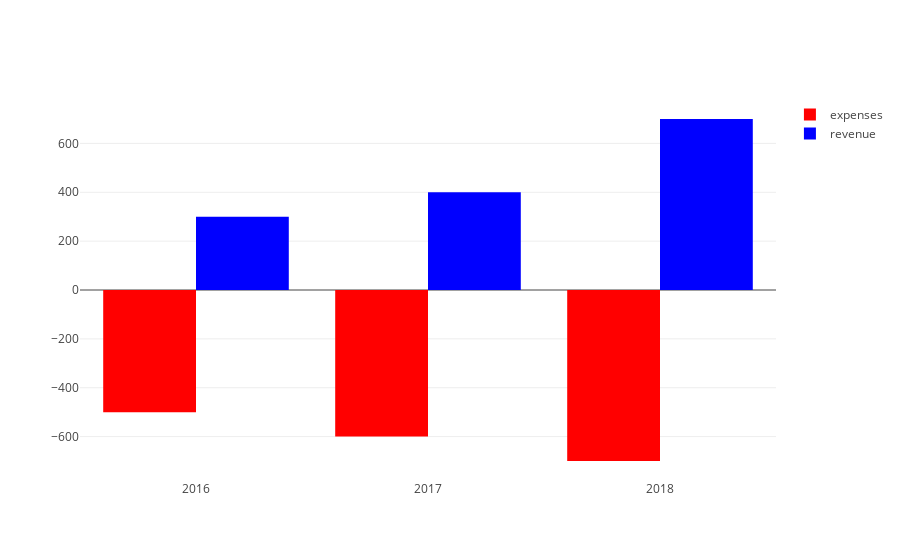

The notebook cell saved with this chart:
### Markdown cell above
# Customizing Individual Bar Base

### Code cell
trace0 = go.Bar(
    x = ['2016', '2017', '2018'],
    y = [500, 600, 700],
    base = [-500, -600, -700],
    marker = dict(color = 'red'),
    name = 'expenses'
)
trace1 = go.Bar(
    x = ['2016', '2017', '2018'],
    y = [300, 400, 700],
    base = 0,
    marker = dict(color = 'blue'),
    name = 'revenue'
)
plotly.offline.iplot([trace0, trace1], filename='base-bar')

### Figure 1 — Plotly figure (JSON) as saved in the notebook; plotly's stock layout.template omitted (floating-point values rounded to 4 significant figures)
{"data": [{"base": [-500, -600, -700], "marker": {"color": "red"}, "name": "expenses", "type": "bar", "uid": "d4d2030b-32e7-4224-95cb-5756ac752406", "x": ["2016", "2017", "2018"], "y": [500, 600, 700]}, {"base": 0, "marker": {"color": "blue"}, "name": "revenue", "type": "bar", "uid": "a2ac0539-bb64-4272-bf86-2f5425a1cc8b", "x": ["2016", "2017", "2018"], "y": [300, 400, 700]}], "layout": {}}
